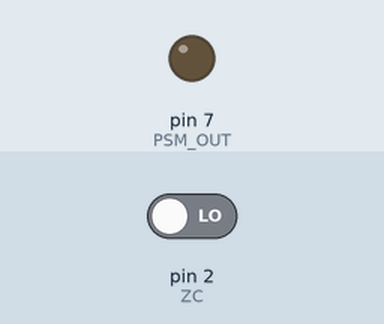
A sketch run on a simulated Arduino Uno, built with avr-gcc and run on an emulated ATmega328P. On the bench: output pins drawn as LEDs (lit = HIGH). Inputs (shaded band) come from the test bench; at power-on: pin 2 (ZC) LOW. Pins used as bus, display or sensor lines are not drawn; what the sketch prints to the serial monitor is not drawn.

Above: at 1.7 s.
1.8 s: pin 2 (ZC) driven HIGH
Timing chart, 0 to 4.8 s (numbered marks = the images above; inputs shaded):
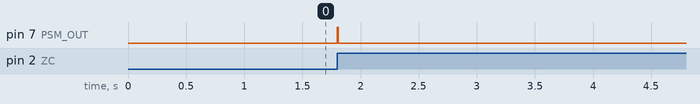

Measured:
- after the input at 1.8 s, pin 7 (PSM_OUT): LOW → HIGH at once, → LOW 0.01 s later

The sketch:

Heater_Test.ino
```cpp
/*
LOGIC ANALYZER SETUP
SCK   CH0
MISO  CH1
CS    CH2
*/
#include <SPI.h>

// MAX6675 constants
const int SPI_CS_PIN = 10;
const int TEMP_LSB = 3;
const int TEMP_MASK = 0x7FF8;
const int SPI_CLK = 1000000;
const float TEMP_MAX = 1023.75;

// PSM controller constants
const int ZC = 2;
const int PSM_OUT = 7;
const int half_cycle_us = 8000;
const int psm_delay_us = 250;

// Temperature control constants
const float target_temp = 50.0;

// Global Variables for loop timing & heater control
int volatile temp_meas_cycles = 31;
bool volatile heater_pulse = 0;
unsigned long volatile max6675_data = 0;

void PSM_PULSE_HEATER() {
  delayMicroseconds(psm_delay_us);
  digitalWrite(PSM_OUT, HIGH);
  delayMicroseconds(half_cycle_us);
  digitalWrite(PSM_OUT, LOW);
}

unsigned long max6675_read() {
  unsigned long reg_value = 0;

  SPI.beginTransaction(SPISettings(SPI_CLK, MSBFIRST, SPI_MODE1));
  digitalWrite(SPI_CS_PIN, LOW);

  reg_value |= SPI.transfer(0x00) << 8;
  reg_value |= SPI.transfer(0x00);

  digitalWrite(SPI_CS_PIN, HIGH);
  SPI.endTransaction();

  return reg_value;
}

float convert_temp(unsigned int reg_value) {
  int temp_data = (reg_value & TEMP_MASK) >> TEMP_LSB;
  float temp_value = TEMP_MAX * (temp_data / 4095.0);

  return temp_value;
}

void ZC_ISR() {
  if (heater_pulse) {
    PSM_PULSE_HEATER();
    heater_pulse = 0;
  }

  if (temp_meas_cycles <= 0) {
    max6675_data = max6675_read();
    temp_meas_cycles = 31;
  }

  temp_meas_cycles--;
}

void setup() {
  Serial.begin(115200);

  // max6675 setup
  SPI.begin();
  pinMode(SPI_CS_PIN, OUTPUT);

  // heater setup
  pinMode(LED_BUILTIN, OUTPUT);
  pinMode(ZC, INPUT);
  pinMode(PSM_OUT, OUTPUT);
  digitalWrite(LED_BUILTIN, LOW);
  digitalWrite(PSM_OUT, LOW);

  attachInterrupt(digitalPinToInterrupt(ZC), ZC_ISR, RISING);

  delay(500);

}

void loop() {
  float current_temp = convert_temp(max6675_data);

  if (current_temp < target_temp) {
    heater_pulse = 1;
  }

  Serial.println(current_temp);

  delay(1);
}
```
